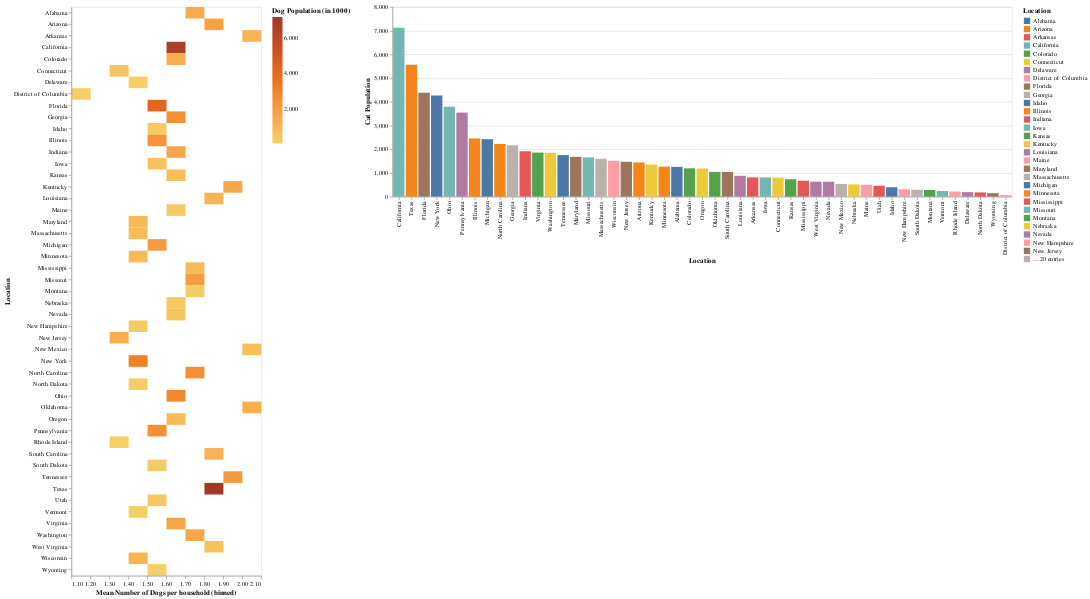

The cell this chart's notebook holds for it:
### Code cell
dashboard = rect_alt.properties(width=300) | hist_alt
dashboard

### Figure 1 — Vega-Lite specification as saved in the notebook (floating-point values rounded to 4 significant figures)
{"config": {"view": {"continuousWidth": 400, "continuousHeight": 300}}, "hconcat": [{"mark": "rect", "encoding": {"color": {"field": "Dog Population (in 1000)", "scale": {"scheme": "goldorange"}, "type": "quantitative"}, "x": {"bin": {"maxbins": 11}, "field": "Mean Number of Dogs per household", "type": "quantitative"}, "y": {"field": "Location", "type": "ordinal"}}, "height": 900, "selection": {"selector001": {"type": "interval", "encodings": ["x", "y"]}}, "width": 300}, {"mark": "bar", "encoding": {"color": {"field": "Location", "type": "nominal"}, "x": {"axis": {"title": "Location"}, "field": "Location", "sort": "-y", "type": "nominal"}, "y": {"axis": {"title": "Cat Population"}, "field": "Cat Population", "type": "quantitative"}}, "height": 300, "transform": [{"filter": {"selection": "selector001"}}]}], "data": {"name": "data-268d03f0a674f39b983c092628b8ab7b"}, "$schema": "https://vega.github.io/schema/vega-lite/v4.17.0.json", "datasets": {"data-268d03f0a674f39b983c092628b8ab7b": [{"Location": "Alabama", "Number of Households (in 1000)": 1828, "Percentage of households with pets": 59.5, "Number of Pet Households (in 1000)": 1088, "Percentage of Dog Owners": 44.1, "Dog Owning Households (1000s)": 807, "Mean Number of Dogs per household": 1.7, "Dog Population (in 1000)": 1410, "Percentage of Cat Owners": 27.4, "Cat Owning Households": 501, "Mean Number of Cats": 2.5, "Cat Population": 1252}, {"Location": "Arizona", "Number of Households (in 1000)": 2515, "Percentage of households with pets": 59.5, "Number of Pet Households (in 1000)": 1497, "Percentage of Dog Owners": 40.1, "Dog Owning Households (1000s)": 1008, "Mean Number of Dogs per household": 1.8, "Dog Population (in 1000)": 1798, "Percentage of Cat Owners": 29.6, "Cat Owning Households": 743, "Mean Number of Cats": 1.9, "Cat Population": 1438}, {"Location": "Arkansas", "Number of Households (in 1000)": 1148, "Percentage of households with pets": 62.4, "Number of Pet Households (in 1000)": 716, "Percentage of Dog Owners": 47.9, "Dog Owning Households (1000s)": 550, "Mean Number of Dogs per household": 2.0, "Dog Population (in 1000)": 1097, "Percentage of Cat Owners": 30.6, "Cat Owning Households": 351, "Mean Number of Cats": 2.3, "Cat Population": 810}, {"Location": "California", "Number of Households (in 1000)": 12974, "Percentage of households with pets": 52.9, "Number of Pet Households (in 1000)": 6865, "Percentage of Dog Owners": 32.8, "Dog Owning Households (1000s)": 4260, "Mean Number of Dogs per household": 1.6, "Dog Population (in 1000)": 6687, "Percentage of Cat Owners": 28.3, "Cat Owning Households": 3687, "Mean Number of Cats": 1.9, "Cat Population": 7118}, {"Location": "Colorado", "Number of Households (in 1000)": 1986, "Percentage of households with pets": 61.3, "Number of Pet Households (in 1000)": 1217, "Percentage of Dog Owners": 42.5, "Dog Owning Households (1000s)": 845, "Mean Number of Dogs per household": 1.6, "Dog Population (in 1000)": 1349, "Percentage of Cat Owners": 32.3, "Cat Owning Households": 642, "Mean Number of Cats": 1.9, "Cat Population": 1191}, {"Location": "Connecticut", "Number of Households (in 1000)": 1337, "Percentage of households with pets": 54.4, "Number of Pet Households (in 1000)": 728, "Percentage of Dog Owners": 28.3, "Dog Owning Households (1000s)": 379, "Mean Number of Dogs per household": 1.3, "Dog Population (in 1000)": 507, "Percentage of Cat Owners": 31.9, "Cat Owning Households": 427, "Mean Number of Cats": 1.9, "Cat Population": 796}, {"Location": "Delaware", "Number of Households (in 1000)": 334, "Percentage of households with pets": 56.6, "Number of Pet Households (in 1000)": 189, "Percentage of Dog Owners": 33.7, "Dog Owning Households (1000s)": 113, "Mean Number of Dogs per household": 1.4, "Dog Population (in 1000)": 163, "Percentage of Cat Owners": 33.7, "Cat Owning Households": 113, "Mean Number of Cats": 1.7, "Cat Population": 187}, {"Location": "District of Columbia", "Number of Households (in 1000)": 287, "Percentage of households with pets": 21.9, "Number of Pet Households (in 1000)": 63, "Percentage of Dog Owners": 13.1, "Dog Owning Households (1000s)": 38, "Mean Number of Dogs per household": 1.1, "Dog Population (in 1000)": 42, "Percentage of Cat Owners": 11.6, "Cat Owning Households": 33, "Mean Number of Cats": 1.9, "Cat Population": 63}, {"Location": "Florida", "Number of Households (in 1000)": 7609, "Percentage of households with pets": 54.4, "Number of Pet Households (in 1000)": 4138, "Percentage of Dog Owners": 35.7, "Dog Owning Households (1000s)": 2718, "Mean Number of Dogs per household": 1.5, "Dog Population (in 1000)": 4210, "Percentage of Cat Owners": 27.3, "Cat Owning Households": 2079, "Mean Number of Cats": 2.1, "Cat Population": 4375}, {"Location": "Georgia", "Number of Households (in 1000)": 3798, "Percentage of households with pets": 55.1, "Number of Pet Households (in 1000)": 2093, "Percentage of Dog Owners": 40.1, "Dog Owning Households (1000s)": 1522, "Mean Number of Dogs per household": 1.6, "Dog Population (in 1000)": 2479, "Percentage of Cat Owners": 27.3, "Cat Owning Households": 1037, "Mean Number of Cats": 2.1, "Cat Population": 2162}, {"Location": "Idaho", "Number of Households (in 1000)": 568, "Percentage of households with pets": 62.0, "Number of Pet Households (in 1000)": 352, "Percentage of Dog Owners": 42.7, "Dog Owning Households (1000s)": 242, "Mean Number of Dogs per household": 1.5, "Dog Population (in 1000)": 357, "Percentage of Cat Owners": 34.6, "Cat Owning Households": 196, "Mean Number of Cats": 2.0, "Cat Population": 393}, {"Location": "Illinois", "Number of Households (in 1000)": 5026, "Percentage of households with pets": 51.8, "Number of Pet Households (in 1000)": 2602, "Percentage of Dog Owners": 32.4, "Dog Owning Households (1000s)": 1627, "Mean Number of Dogs per household": 1.5, "Dog Population (in 1000)": 2365, "Percentage of Cat Owners": 26.3, "Cat Owning Households": 1321, "Mean Number of Cats": 1.9, "Cat Population": 2453}, {"Location": "Indiana", "Number of Households (in 1000)": 2478, "Percentage of households with pets": 59.9, "Number of Pet Households (in 1000)": 1484, "Percentage of Dog Owners": 39.9, "Dog Owning Households (1000s)": 989, "Mean Number of Dogs per household": 1.6, "Dog Population (in 1000)": 1619, "Percentage of Cat Owners": 34.4, "Cat Owning Households": 852, "Mean Number of Cats": 2.2, "Cat Population": 1912}, {"Location": "Iowa", "Number of Households (in 1000)": 1219, "Percentage of households with pets": 53.6, "Number of Pet Households (in 1000)": 654, "Percentage of Dog Owners": 33.4, "Dog Owning Households (1000s)": 407, "Mean Number of Dogs per household": 1.5, "Dog Population (in 1000)": 610, "Percentage of Cat Owners": 30.3, "Cat Owning Households": 370, "Mean Number of Cats": 2.2, "Cat Population": 805}, {"Location": "Kansas", "Number of Households (in 1000)": 1133, "Percentage of households with pets": 61.0, "Number of Pet Households (in 1000)": 691, "Percentage of Dog Owners": 42.3, "Dog Owning Households (1000s)": 480, "Mean Number of Dogs per household": 1.6, "Dog Population (in 1000)": 774, "Percentage of Cat Owners": 33.3, "Cat Owning Households": 378, "Mean Number of Cats": 1.9, "Cat Population": 731}, {"Location": "Kentucky", "Number of Households (in 1000)": 1777, "Percentage of households with pets": 61.6, "Number of Pet Households (in 1000)": 1094, "Percentage of Dog Owners": 45.9, "Dog Owning Households (1000s)": 816, "Mean Number of Dogs per household": 1.9, "Dog Population (in 1000)": 1531, "Percentage of Cat Owners": 36.8, "Cat Owning Households": 654, "Mean Number of Cats": 2.1, "Cat Population": 1349}, {"Location": "Louisiana", "Number of Households (in 1000)": 1702, "Percentage of households with pets": 55.1, "Number of Pet Households (in 1000)": 937, "Percentage of Dog Owners": 36.4, "Dog Owning Households (1000s)": 619, "Mean Number of Dogs per household": 1.8, "Dog Population (in 1000)": 1115, "Percentage of Cat Owners": 25.9, "Cat Owning Households": 441, "Mean Number of Cats": 2.0, "Cat Population": 877}, {"Location": "Maine", "Number of Households (in 1000)": 548, "Percentage of households with pets": 62.9, "Number of Pet Households (in 1000)": 345, "Percentage of Dog Owners": 34.6, "Dog Owning Households (1000s)": 190, "Mean Number of Dogs per household": 1.6, "Dog Population (in 1000)": 300, "Percentage of Cat Owners": 46.4, "Cat Owning Households": 254, "Mean Number of Cats": 1.9, "Cat Population": 498}, {"Location": "Maryland", "Number of Households (in 1000)": 2169, "Percentage of households with pets": 52.3, "Number of Pet Households (in 1000)": 1134, "Percentage of Dog Owners": 30.8, "Dog Owning Households (1000s)": 667, "Mean Number of Dogs per household": 1.4, "Dog Population (in 1000)": 915, "Percentage of Cat Owners": 29.8, "Cat Owning Households": 645, "Mean Number of Cats": 2.6, "Cat Population": 1677}, {"Location": "Massachusetts", "Number of Households (in 1000)": 2618, "Percentage of households with pets": 50.4, "Number of Pet Households (in 1000)": 1318, "Percentage of Dog Owners": 23.6, "Dog Owning Households (1000s)": 618, "Mean Number of Dogs per household": 1.4, "Dog Population (in 1000)": 850, "Percentage of Cat Owners": 34.1, "Cat Owning Households": 892, "Mean Number of Cats": 1.8, "Cat Population": 1593}, {"Location": "Michigan", "Number of Households (in 1000)": 3804, "Percentage of households with pets": 55.4, "Number of Pet Households (in 1000)": 2108, "Percentage of Dog Owners": 34.6, "Dog Owning Households (1000s)": 1318, "Mean Number of Dogs per household": 1.5, "Dog Population (in 1000)": 2036, "Percentage of Cat Owners": 31.3, "Cat Owning Households": 1192, "Mean Number of Cats": 2.0, "Cat Population": 2420}, {"Location": "Minnesota", "Number of Households (in 1000)": 2163, "Percentage of households with pets": 53.0, "Number of Pet Households (in 1000)": 1146, "Percentage of Dog Owners": 31.9, "Dog Owning Households (1000s)": 690, "Mean Number of Dogs per household": 1.4, "Dog Population (in 1000)": 934, "Percentage of Cat Owners": 29.7, "Cat Owning Households": 643, "Mean Number of Cats": 2.0, "Cat Population": 1264}, {"Location": "Mississippi", "Number of Households (in 1000)": 1115, "Percentage of households with pets": 56.4, "Number of Pet Households (in 1000)": 629, "Percentage of Dog Owners": 45.2, "Dog Owning Households (1000s)": 504, "Mean Number of Dogs per household": 1.7, "Dog Population (in 1000)": 846, "Percentage of Cat Owners": 29.1, "Cat Owning Households": 324, "Mean Number of Cats": 2.1, "Cat Population": 668}, {"Location": "Missouri", "Number of Households (in 1000)": 2498, "Percentage of households with pets": 61.4, "Number of Pet Households (in 1000)": 1534, "Percentage of Dog Owners": 45.9, "Dog Owning Households (1000s)": 1148, "Mean Number of Dogs per household": 1.7, "Dog Population (in 1000)": 1978, "Percentage of Cat Owners": 32.2, "Cat Owning Households": 805, "Mean Number of Cats": 2.1, "Cat Population": 1653}, {"Location": "Montana", "Number of Households (in 1000)": 410, "Percentage of households with pets": 61.3, "Number of Pet Households (in 1000)": 251, "Percentage of Dog Owners": 41.2, "Dog Owning Households (1000s)": 169, "Mean Number of Dogs per household": 1.7, "Dog Population (in 1000)": 282, "Percentage of Cat Owners": 33.6, "Cat Owning Households": 138, "Mean Number of Cats": 2.0, "Cat Population": 277}, {"Location": "Nebraska", "Number of Households (in 1000)": 710, "Percentage of households with pets": 51.3, "Number of Pet Households (in 1000)": 364, "Percentage of Dog Owners": 33.8, "Dog Owning Households (1000s)": 240, "Mean Number of Dogs per household": 1.6, "Dog Population (in 1000)": 374, "Percentage of Cat Owners": 31.3, "Cat Owning Households": 222, "Mean Number of Cats": 2.3, "Cat Population": 514}, {"Location": "Nevada", "Number of Households (in 1000)": 986, "Percentage of households with pets": 55.6, "Number of Pet Households (in 1000)": 548, "Percentage of Dog Owners": 37.1, "Dog Owning Households (1000s)": 366, "Mean Number of Dogs per household": 1.6, "Dog Population (in 1000)": 578, "Percentage of Cat Owners": 30.3, "Cat Owning Households": 299, "Mean Number of Cats": 2.1, "Cat Population": 625}, {"Location": "New Hampshire", "Number of Households (in 1000)": 508, "Percentage of households with pets": 56.8, "Number of Pet Households (in 1000)": 289, "Percentage of Dog Owners": 30.3, "Dog Owning Households (1000s)": 154, "Mean Number of Dogs per household": 1.4, "Dog Population (in 1000)": 212, "Percentage of Cat Owners": 34.2, "Cat Owning Households": 174, "Mean Number of Cats": 1.8, "Cat Population": 309}, {"Location": "New Jersey", "Number of Households (in 1000)": 3177, "Percentage of households with pets": 50.7, "Number of Pet Households (in 1000)": 1611, "Percentage of Dog Owners": 32.4, "Dog Owning Households (1000s)": 1028, "Mean Number of Dogs per household": 1.3, "Dog Population (in 1000)": 1340, "Percentage of Cat Owners": 25.3, "Cat Owning Households": 803, "Mean Number of Cats": 1.8, "Cat Population": 1468}, {"Location": "New Mexico", "Number of Households (in 1000)": 773, "Percentage of households with pets": 67.6, "Number of Pet Households (in 1000)": 523, "Percentage of Dog Owners": 46.0, "Dog Owning Households (1000s)": 356, "Mean Number of Dogs per household": 2.0, "Dog Population (in 1000)": 703, "Percentage of Cat Owners": 32.0, "Cat Owning Households": 247, "Mean Number of Cats": 2.2, "Cat Population": 533}, {"Location": "New York", "Number of Households (in 1000)": 7512, "Percentage of households with pets": 50.6, "Number of Pet Households (in 1000)": 3802, "Percentage of Dog Owners": 29.0, "Dog Owning Households (1000s)": 2177, "Mean Number of Dogs per household": 1.4, "Dog Population (in 1000)": 3054, "Percentage of Cat Owners": 29.1, "Cat Owning Households": 2189, "Mean Number of Cats": 1.9, "Cat Population": 4261}, {"Location": "North Carolina", "Number of Households (in 1000)": 3701, "Percentage of households with pets": 56.4, "Number of Pet Households (in 1000)": 2089, "Percentage of Dog Owners": 40.3, "Dog Owning Households (1000s)": 1491, "Mean Number of Dogs per household": 1.7, "Dog Population (in 1000)": 2518, "Percentage of Cat Owners": 29.5, "Cat Owning Households": 1090, "Mean Number of Cats": 2.0, "Cat Population": 2220}, {"Location": "North Dakota", "Number of Households (in 1000)": 272, "Percentage of households with pets": 53.9, "Number of Pet Households (in 1000)": 147, "Percentage of Dog Owners": 36.1, "Dog Owning Households (1000s)": 98, "Mean Number of Dogs per household": 1.4, "Dog Population (in 1000)": 139, "Percentage of Cat Owners": 31.4, "Cat Owning Households": 85, "Mean Number of Cats": 2.0, "Cat Population": 174}, {"Location": "Ohio", "Number of Households (in 1000)": 4661, "Percentage of households with pets": 57.4, "Number of Pet Households (in 1000)": 2677, "Percentage of Dog Owners": 36.6, "Dog Owning Households (1000s)": 1708, "Mean Number of Dogs per household": 1.6, "Dog Population (in 1000)": 2730, "Percentage of Cat Owners": 33.3, "Cat Owning Households": 1553, "Mean Number of Cats": 2.4, "Cat Population": 3786}, {"Location": "Oklahoma", "Number of Households (in 1000)": 1479, "Percentage of households with pets": 58.9, "Number of Pet Households (in 1000)": 872, "Percentage of Dog Owners": 43.2, "Dog Owning Households (1000s)": 638, "Mean Number of Dogs per household": 2.1, "Dog Population (in 1000)": 1327, "Percentage of Cat Owners": 32.6, "Cat Owning Households": 482, "Mean Number of Cats": 2.2, "Cat Population": 1041}, {"Location": "Oregon", "Number of Households (in 1000)": 1505, "Percentage of households with pets": 63.6, "Number of Pet Households (in 1000)": 957, "Percentage of Dog Owners": 38.8, "Dog Owning Households (1000s)": 584, "Mean Number of Dogs per household": 1.6, "Dog Population (in 1000)": 917, "Percentage of Cat Owners": 40.2, "Cat Owning Households": 605, "Mean Number of Cats": 2.0, "Cat Population": 1185}, {"Location": "Pennsylvania", "Number of Households (in 1000)": 5172, "Percentage of households with pets": 56.9, "Number of Pet Households (in 1000)": 2942, "Percentage of Dog Owners": 32.9, "Dog Owning Households (1000s)": 1702, "Mean Number of Dogs per household": 1.5, "Dog Population (in 1000)": 2485, "Percentage of Cat Owners": 33.8, "Cat Owning Households": 1748, "Mean Number of Cats": 2.0, "Cat Population": 3544}, {"Location": "Rhode Island", "Number of Households (in 1000)": 434, "Percentage of households with pets": 53.0, "Number of Pet Households (in 1000)": 230, "Percentage of Dog Owners": 29.3, "Dog Owning Households (1000s)": 127, "Mean Number of Dogs per household": 1.3, "Dog Population (in 1000)": 161, "Percentage of Cat Owners": 27.6, "Cat Owning Households": 120, "Mean Number of Cats": 1.8, "Cat Population": 212}, {"Location": "South Carolina", "Number of Households (in 1000)": 1759, "Percentage of households with pets": 54.1, "Number of Pet Households (in 1000)": 951, "Percentage of Dog Owners": 38.6, "Dog Owning Households (1000s)": 678, "Mean Number of Dogs per household": 1.8, "Dog Population (in 1000)": 1191, "Percentage of Cat Owners": 27.8, "Cat Owning Households": 490, "Mean Number of Cats": 2.1, "Cat Population": 1039}, {"Location": "South Dakota", "Number of Households (in 1000)": 333, "Percentage of households with pets": 65.6, "Number of Pet Households (in 1000)": 219, "Percentage of Dog Owners": 42.8, "Dog Owning Households (1000s)": 143, "Mean Number of Dogs per household": 1.5, "Dog Population (in 1000)": 220, "Percentage of Cat Owners": 39.1, "Cat Owning Households": 130, "Mean Number of Cats": 2.2, "Cat Population": 290}, {"Location": "Tennessee", "Number of Households (in 1000)": 2583, "Percentage of households with pets": 59.6, "Number of Pet Households (in 1000)": 1540, "Percentage of Dog Owners": 44.1, "Dog Owning Households (1000s)": 1140, "Mean Number of Dogs per household": 1.9, "Dog Population (in 1000)": 2157, "Percentage of Cat Owners": 29.8, "Cat Owning Households": 770, "Mean Number of Cats": 2.3, "Cat Population": 1749}, {"Location": "Texas", "Number of Households (in 1000)": 9002, "Percentage of households with pets": 58.5, "Number of Pet Households (in 1000)": 5265, "Percentage of Dog Owners": 44.0, "Dog Owning Households (1000s)": 3960, "Mean Number of Dogs per household": 1.8, "Dog Population (in 1000)": 7163, "Percentage of Cat Owners": 28.3, "Cat Owning Households": 2544, "Mean Number of Cats": 2.2, "Cat Population": 5565}, {"Location": "Utah", "Number of Households (in 1000)": 930, "Percentage of households with pets": 51.2, "Number of Pet Households (in 1000)": 476, "Percentage of Dog Owners": 29.4, "Dog Owning Households (1000s)": 273, "Mean Number of Dogs per household": 1.5, "Dog Population (in 1000)": 410, "Percentage of Cat Owners": 24.6, "Cat Owning Households": 229, "Mean Number of Cats": 2.0, "Cat Population": 455}, {"Location": "Vermont", "Number of Households (in 1000)": 265, "Percentage of households with pets": 70.8, "Number of Pet Households (in 1000)": 188, "Percentage of Dog Owners": 37.7, "Dog Owning Households (1000s)": 100, "Mean Number of Dogs per household": 1.4, "Dog Population (in 1000)": 142, "Percentage of Cat Owners": 49.5, "Cat Owning Households": 131, "Mean Number of Cats": 1.8, "Cat Population": 234}, {"Location": "Virginia", "Number of Households (in 1000)": 3017, "Percentage of households with pets": 53.4, "Number of Pet Households (in 1000)": 1611, "Percentage of Dog Owners": 35.4, "Dog Owning Households (1000s)": 1069, "Mean Number of Dogs per household": 1.6, "Dog Population (in 1000)": 1699, "Percentage of Cat Owners": 29.0, "Cat Owning Households": 876, "Mean Number of Cats": 2.1, "Cat Population": 1855}, {"Location": "Washington", "Number of Households (in 1000)": 2632, "Percentage of households with pets": 62.7, "Number of Pet Households (in 1000)": 1649, "Percentage of Dog Owners": 36.3, "Dog Owning Households (1000s)": 954, "Mean Number of Dogs per household": 1.7, "Dog Population (in 1000)": 1609, "Percentage of Cat Owners": 39.0, "Cat Owning Households": 1028, "Mean Number of Cats": 1.8, "Cat Population": 1844}, {"Location": "West Virginia", "Number of Households (in 1000)": 765, "Percentage of households with pets": 62.1, "Number of Pet Households (in 1000)": 475, "Percentage of Dog Owners": 45.8, "Dog Owning Households (1000s)": 350, "Mean Number of Dogs per household": 1.8, "Dog Population (in 1000)": 648, "Percentage of Cat Owners": 38.1, "Cat Owning Households": 291, "Mean Number of Cats": 2.2, "Cat Population": 628}, {"Location": "Wisconsin", "Number of Households (in 1000)": 2350, "Percentage of households with pets": 57.5, "Number of Pet Households (in 1000)": 1352, "Percentage of Dog Owners": 33.9, "Dog Owning Households (1000s)": 796, "Mean Number of Dogs per household": 1.4, "Dog Population (in 1000)": 1138, "Percentage of Cat Owners": 33.0, "Cat Owning Households": 776, "Mean Number of Cats": 1.9, "Cat Population": 1510}, {"Location": "Wyoming", "Number of Households (in 1000)": 221, "Percentage of households with pets": 61.8, "Number of Pet Households (in 1000)": 137, "Percentage of Dog Owners": 38.8, "Dog Owning Households (1000s)": 86, "Mean Number of Dogs per household": 1.5, "Dog Population (in 1000)": 125, "Percentage of Cat Owners": 33.9, "Cat Owning Households": 75, "Mean Number of Cats": 1.9, "Cat Population": 144}]}}
